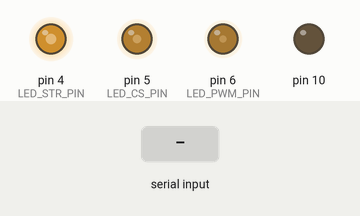
Bench run of a sketch on a simulated Arduino Uno, built with avr-gcc and run on an emulated ATmega328P. Shown: output pins drawn as LEDs (lit = HIGH). The test bench sets the inputs (shaded band). What the sketch prints to the serial monitor is not drawn.

Above: at 1.2 s.
1.3 s: "w90\n" received over Serial
Timing chart, 0 to 4.3 s (numbered marks = the images above; inputs shaded):
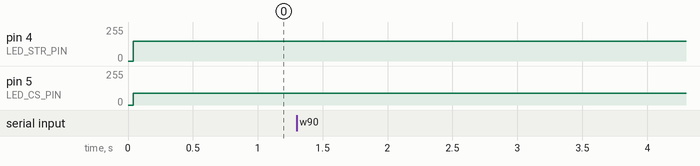

The sketch:

led_display2.ino
```cpp
#include <SPI.h>
#include <Wire.h>
#include <TimerOne.h>

#include <LedDisplay.h>
#include <tarhSensors.h>

#define LED_CS_PIN 5
#define LED_STR_PIN 4
#define LED_PWM_PIN 6

boolean blinkToggle;
int32_t offset = 0;
boolean showAlarm = false;

void setup() {
  Serial.begin(9600);
  Serial.println("Starting ...");

  // selon doc, lors de l'utilisation de la librarie SPI, pour que l'arduino ne se prenne pas pour un esclave
  // https://www.arduino.cc/en/Reference/SPI ( Note about Slave Select (SS) pin on AVR based boards )
  pinMode(SS, OUTPUT);

  // démarre le panneau de led
  led_begin(LED_CS_PIN, LED_STR_PIN, LED_PWM_PIN);
  led_setIntensity(64);
}

void loop() {
  ///////////////////////////////////////////////////////////////////
  // Gestion des entrées
  ///////////////////////////////////////////////////////////////////
  // communication serial
  // les octets disponible sont lus les uns après les autres, si l'octet correspond
  // à un code connu, la suite du flux est interprété en fonction, puis on recommence
  // à lire les octets suivants.
  // Pour éviter un long délai de la fonction parseInt, il est recommander de faire suivre
  // un nombre pour un caractère non-numérique, ça peut être un autre code
  while(Serial.available()) {
    int code = Serial.read();
    long stamp;
    char buffer[8];
    switch(code) {
      // mise-à-jour de l'heure
      case 't':
        stamp = Serial.parseInt();
        offset = stamp - millis()/1000;
        break;

      // mise-à-jour des prévisions météo
      case 'w':
        Serial.println("Updating weather");
        break;

      // affichage du symbole d'alarme
      case 'a':
        if(Serial.readBytes(buffer, 1)) {
          showAlarm = buffer[0] != '0';
        }
        break;
    }
  }

  // calcul de l'heure, si minuit est passé, on wrap l'offset.
  int32_t seconds = offset + (millis()+10)/1000;
  if(seconds >= 86400) {
    seconds -= 86400;
    offset -= 86400;
  }

  // permet de faire clignoter l'affichage
  blinkToggle = !blinkToggle;


  ///////////////////////////////////////////////////////////////////
  // "Dessin" du backBuffer et inversion des buffers
  ///////////////////////////////////////////////////////////////////
  // efface le backBuffer des leds
  led_cleanBackBuffer();

  // les valeurs
  if(blinkToggle || offset != 0) {
    led_setTime(seconds);
  }
  led_setExternalTemperature(-8.8);
  led_setInternalTemperature(-8.8);

  // les symboles
  if(showAlarm) led_setAlarm();
  led_setExternalBattery();
  led_setExternalTrend(UP);
  led_setExternalTrend(DOWN);
  led_setInternalBattery();
  led_setInternalTrend(UP);
  led_setInternalTrend(DOWN);
  led_setNumber(1);
  led_setNumber(2);
  led_setNumber(3);
  led_setRadio();
  led_setAM();
  led_setPM();
  if(blinkToggle) led_setTimeDots();

  // les icones météo
  led_setCloud();
  led_setLightning();
  led_setRain();
  led_setSun();
  led_setPressureTrend(DOWN);
  led_setPressureTrend(EQUAL);
  led_setPressureTrend(UP);

  // inverse le backBuffer et le frontBuffer
  led_flipBuffers();


  ///////////////////////////////////////////////////////////////////
  // on attend jusque à la seconde suivante
  delay(1000 - (offset + millis())%1000);
  Serial.println(millis());
}
```

Measured:
- after the input at 1.3 s, every drawn part: stays the same
